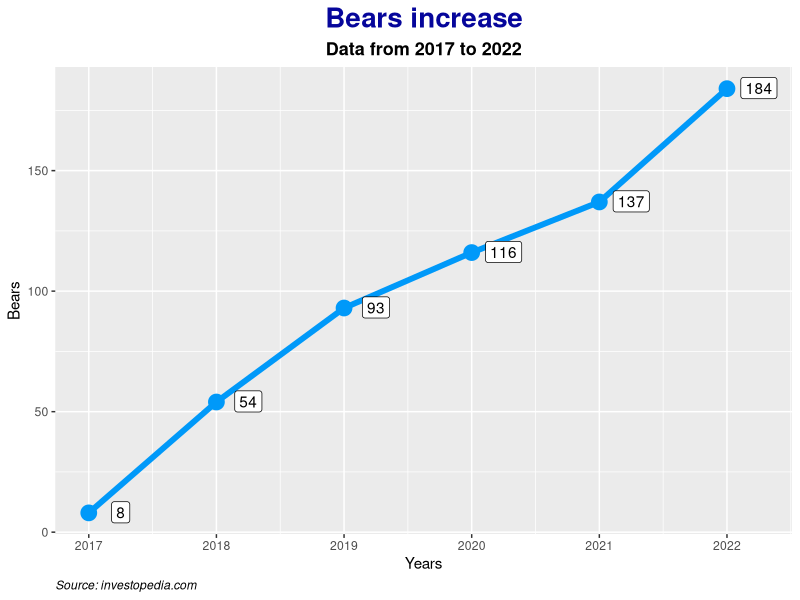
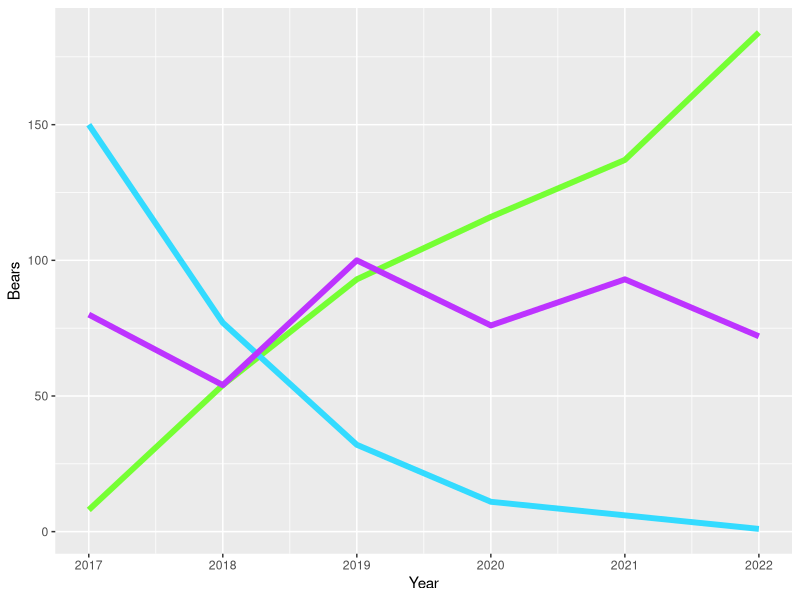

Generate these figures, in order, with R:
library(tidyverse)

animals <- read.csv("animals.csv", stringsAsFactors = FALSE)
animals <- as_tibble(animals)
str(animals)
animals

#------------ 1 line only 
ggplot(animals, aes(x = Year, y = Bears)) + 
  geom_line(color = "#0099f9", size = 2) +
  geom_point(color = "#0099f9", size = 5) +
  labs( x = "Years", y = "Bears", title = "Bears increase", 
       subtitle = "Data from 2017 to 2022",
       caption = "Source: investopedia.com") +
  geom_label(aes(label = Bears), nudge_x = 0.25, nudge_y = 0.25, check_overlap = TRUE) +
  theme(plot.title = element_text(color= "#000099f9", size = 20, face = "bold", hjust = 0.5), 
         plot.subtitle = element_text(size = 13, face = "bold", hjust = 0.5), 
         plot.caption = element_text(face = "italic", hjust = 0))

#---------------- multiple lines on the Same Chart 
ggplot(animals, aes(x = Year)) + 
  geom_line(aes(y = Bears), color = "#75FF33", size = 2) + 
  geom_line(aes(y = Dolphins), color = "#33DBFF", size = 2) + 
  geom_line(aes(y = Whales), color="#BD33FF", size = 2) # linetype = "twodash" 
